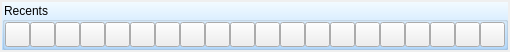
         <widget class="QWidget" name="scrollAreaWidgetContents_2">
          <property name="geometry">
           <rect>
            <x>0</x>
            <y>0</y>
            <width>506</width>
            <height>44</height>
           </rect>
          </property>
          <layout class="QVBoxLayout" name="verticalLayout_7">
           <property name="spacing">
            <number>2</number>
           </property>
           <property name="leftMargin">
            <number>2</number>
           </property>
           <property name="topMargin">
            <number>2</number>
           </property>
           <property name="rightMargin">
            <number>2</number>
           </property>
           <property name="bottomMargin">
            <number>2</number>
           </property>
           <item>
            <widget class="QGroupBox" name="RecentsGroupBox_2">
             <property name="styleSheet">
              <string notr="true">QGroupBox{
background-color: qlineargradient(spread:pad, x1:1, y1:1, x2:1, y2:0, stop:0 rgba(180, 219, 255, 255), stop:0.994318 rgba(242, 250, 255, 255));
}</string>
             </property>
             <property name="title">
              <string>Recents</string>
             </property>
             <layout class="QHBoxLayout" name="horizontalLayout_10">
              <property name="spacing">
               <number>0</number>
              </property>
              <property name="leftMargin">
               <number>0</number>
              </property>
              <property name="topMargin">
               <number>0</number>
              </property>
              <property name="rightMargin">
               <number>0</number>
              </property>
              <property name="bottomMargin">
               <number>0</number>
              </property>
              <item>
               <widget class="QPushButton" name="RecentCha_21">
                <property name="minimumSize">
                 <size>
                  <width>25</width>
                  <height>25</height>
                 </size>
                </property>
                <property name="text">
                 <string/>
                </property>
               </widget>
              </item>
              <item>
               <widget class="QPushButton" name="RecentCha_22">
                <property name="minimumSize">
                 <size>
                  <width>25</width>
                  <height>25</height>
                 </size>
                </property>
                <property name="text">
                 <string/>
                </property>
               </widget>
              </item>
              <item>
               <widget class="QPushButton" name="RecentCha_23">
                <property name="minimumSize">
                 <size>
                  <width>25</width>
                  <height>25</height>
                 </size>
                </property>
                <property name="text">
                 <string/>
                </property>
               </widget>
              </item>
              <item>
               <widget class="QPushButton" name="RecentCha_24">
                <property name="minimumSize">
                 <size>
                  <width>25</width>
                  <height>25</height>
                 </size>
                </property>
                <property name="text">
                 <string/>
                </property>
               </widget>
              </item>
              <item>
               <widget class="QPushButton" name="RecentCha_25">
                <property name="minimumSize">
                 <size>
                  <width>25</width>
                  <height>25</height>
                 </size>
                </property>
                <property name="text">
                 <string/>
                </property>
               </widget>
              </item>
              <item>
               <widget class="QPushButton" name="RecentCha_26">
                <property name="minimumSize">
                 <size>
                  <width>25</width>
                  <height>25</height>
                 </size>
                </property>
                <property name="text">
                 <string/>
                </property>
               </widget>
              </item>
              <item>
               <widget class="QPushButton" name="RecentCha_27">
                <property name="minimumSize">
                 <size>
                  <width>25</width>
                  <height>25</height>
                 </size>
                </property>
                <property name="text">
                 <string/>
                </property>
               </widget>
              </item>
              <item>
               <widget class="QPushButton" name="RecentCha_28">
                <property name="minimumSize">
                 <size>
                  <width>25</width>
                  <height>25</height>
                 </size>
                </property>
                <property name="text">
                 <string/>
                </property>
               </widget>
              </item>
              <item>
               <widget class="QPushButton" name="RecentCha_29">
                <property name="minimumSize">
                 <size>
                  <width>25</width>
                  <height>25</height>
                 </size>
                </property>
                <property name="text">
                 <string/>
                </property>
               </widget>
              </item>
              <item>
               <widget class="QPushButton" name="RecentCha_30">
                <property name="minimumSize">
                 <size>
                  <width>25</width>
                  <height>25</height>
                 </size>
                </property>
                <property name="text">
                 <string/>
                </property>
               </widget>
              </item>
              <item>
               <widget class="QPushButton" name="RecentCha_31">
                <property name="minimumSize">
                 <size>
                  <width>25</width>
                  <height>25</height>
                 </size>
                </property>
                <property name="text">
                 <string/>
                </property>
               </widget>
              </item>
              <item>
               <widget class="QPushButton" name="RecentCha_32">
                <property name="minimumSize">
                 <size>
                  <width>25</width>
                  <height>25</height>
                 </size>
                </property>
                <property name="text">
                 <string/>
                </property>
               </widget>
              </item>
              <item>
               <widget class="QPushButton" name="RecentCha_33">
                <property name="minimumSize">
                 <size>
                  <width>25</width>
                  <height>25</height>
                 </size>
                </property>
                <property name="text">
                 <string/>
                </property>
               </widget>
              </item>
              <item>
               <widget class="QPushButton" name="RecentCha_34">
                <property name="minimumSize">
                 <size>
                  <width>25</width>
                  <height>25</height>
                 </size>
                </property>
                <property name="text">
                 <string/>
                </property>
               </widget>
              </item>
              <item>
               <widget class="QPushButton" name="RecentCha_35">
                <property name="minimumSize">
                 <size>
                  <width>25</width>
                  <height>25</height>
                 </size>
                </property>
                <property name="text">
                 <string/>
                </property>
               </widget>
              </item>
              <item>
               <widget class="QPushButton" name="RecentCha_36">
                <property name="minimumSize">
                 <size>
                  <width>25</width>
                  <height>25</height>
                 </size>
                </property>
                <property name="text">
                 <string/>
                </property>
               </widget>
              </item>
              <item>
               <widget class="QPushButton" name="RecentCha_37">
                <property name="minimumSize">
                 <size>
                  <width>25</width>
                  <height>25</height>
                 </size>
                </property>
                <property name="text">
                 <string/>
                </property>
               </widget>
              </item>
              <item>
               <widget class="QPushButton" name="RecentCha_38">
                <property name="minimumSize">
                 <size>
                  <width>25</width>
                  <height>25</height>
                 </size>
                </property>
                <property name="text">
                 <string/>
                </property>
               </widget>
              </item>
              <item>
               <widget class="QPushButton" name="RecentCha_39">
                <property name="minimumSize">
                 <size>
                  <width>25</width>
                  <height>25</height>
                 </size>
                </property>
                <property name="text">
                 <string/>
                </property>
               </widget>
              </item>
              <item>
               <widget class="QPushButton" name="RecentCha_40">
                <property name="minimumSize">
                 <size>
                  <width>25</width>
                  <height>25</height>
                 </size>
                </property>
                <property name="text">
                 <string/>
                </property>
               </widget>
              </item>
             </layout>
            </widget>
           </item>
          </layout>
         </widget>
